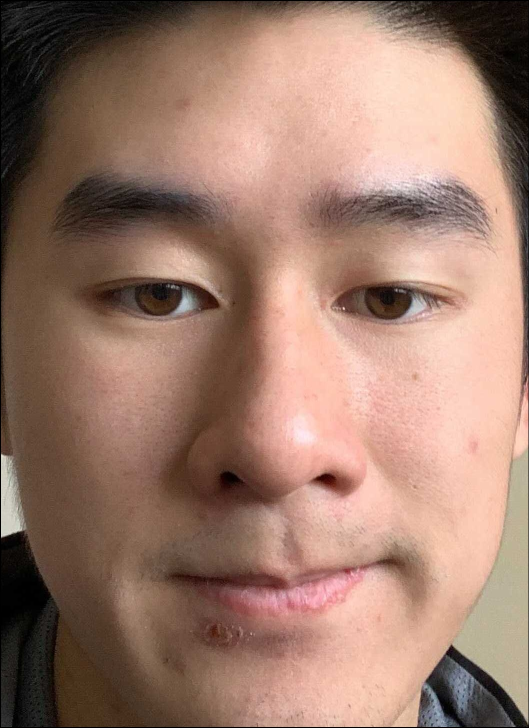
#> input picture siamese/stream/Val/Alvin.jpg, 1058 x 1455 px, given as the content of the folder C:/Users/jordan/CFP_Data/train, which was not available (shown at 1/2 size)
$ python DataPrep.py
#> lines starting #> are read from the running program, lines starting #| are printed output that depends on the picture; pictures that were not available may be replaced by others from this repository, and a replacement may not be noted
import sys
import numpy as np
from matplotlib.pyplot import imread
import pickle
import os
import matplotlib.pyplot as plt
import cv2

data_path = os.path.join(r'C:\Users\jordan\CFP_Data')
train_folder = os.path.join(data_path,'train')
valpath = os.path.join(data_path,'val')

save_path = r'C:\Users\jordan\CFP_Data'

lang_dict = {}

from PIL import Image
def resize(path):
#> called with path = 'C:\\Users\\jordan\\CFP_Data/train'
    n = 0
    for CFSet in os.listdir(path):
        print("loading CFSet: " + CFSet)
        CFSet_path = os.path.join(path,CFSet)
        for z, person in enumerate(os.listdir(CFSet_path)):
            person_path = os.path.join(CFSet_path, person)
            if not os.path.isdir('RTrain/{}'.format(z)):
                    pa = r'C:/Users/jordan/CFP_Data'
                    rt = os.path.join(pa, 'RTrain/{}'.format(z))
                    os.mkdir(rt)
                    # I made the RTrain folder myself and it worked
            for i, filename in enumerate(os.listdir(person_path)):

                image_path = os.path.join(person_path, filename)
                image = cv2.imread(image_path)
#> image is the input picture: shape (1455, 1058, 3); mean B, G, R 107.4, 122.7, 156.4
                image = np.array(image)
                image = cv2.resize(image, (224,224), interpolation=cv2.INTER_LINEAR)
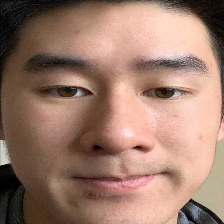
#> image: shape (224, 224, 3); mean B, G, R 107.6, 122.9, 156.7
                imager = np.float32(image)

                cv2.imwrite('C:/Users/jordan/CFP_Data/RTrain/{}/{}.jpg'.format(z, i), imager)

                print('Folder', z, 'made & filled')
            # For anyone reading this, This function took me a lot of hours to get right :)
    return imager

def resizeV(path):
    n = 0
    for CFSet in os.listdir(path):
        print("loading CFSet: " + CFSet)
        CFSet_path = os.path.join(path,CFSet)
        for z, person in enumerate(os.listdir(CFSet_path)):
            person_path = os.path.join(CFSet_path, person)
            if not os.path.isdir('RVal/{}'.format(z)):
                    pa = r'C:/Users/jordan/CFP_Data'
                    rt = os.path.join(pa, 'RVal/{}'.format(z))
                    os.mkdir(rt)
                    # I made the RVal folder myself and it worked
            for i, filename in enumerate(os.listdir(person_path)):

                image_path = os.path.join(person_path, filename)
                image = cv2.imread(image_path)
                image = np.array(image)
                image = cv2.resize(image, (224,224), interpolation=cv2.INTER_LINEAR)
                imager = np.float32(image)

                cv2.imwrite('C:/Users/jordan/CFP_Data/RVal/{}/{}.jpg'.format(z, i), imager)

                print('Folder', z, 'made & filled')
            # For anyone reading this, This function took me a lot of hours to get right :)
    return imager

resize(train_folder)
resizeV(valpath)

def grey(path):
#> called with path = 'C:\\Users\\jordan\\CFP_Data/train'
    n = 0
    for CFSet in os.listdir(path):
        print("loading CFSet: " + CFSet)
        CFSet_path = os.path.join(path,CFSet)
        for z, person in enumerate(os.listdir(CFSet_path)):
            person_path = os.path.join(CFSet_path, person)
            if not os.path.isdir('GTrain/{}'.format(z)):
                    pa = r'C:/Users/jordan/CFP_grey'
                    rt = os.path.join(pa, 'GTrain/{}'.format(z))
                    os.mkdir(rt)
            else:
                pass
            for i, filename in enumerate(os.listdir(person_path)):

                image_path = os.path.join(person_path, filename)
                image = cv2.imread(image_path)
                image = np.array(image)
                image = cv2.resize(image, (224,224), interpolation=cv2.INTER_LINEAR)
                image = cv2.cvtColor(image, cv2.COLOR_BGR2GRAY)
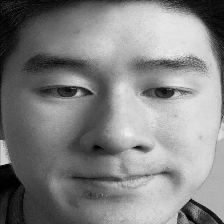
#> image: shape (224, 224); min 0, max 240, mean 131.3
                image = np.float32(image)

                cv2.imwrite('C:/Users/jordan/CFP_grey/GTrain/{}/{}.jpg'.format(z, i), image)

                print('Folder', z, 'made & filled')
    return image

def greyV(path):
    n = 0
    for CFSet in os.listdir(path):
        print("loading CFSet: " + CFSet)
        CFSet_path = os.path.join(path,CFSet)
        for z, person in enumerate(os.listdir(CFSet_path)):
            person_path = os.path.join(CFSet_path, person)
            if not os.path.isdir('GVal/{}'.format(z)):
                    pa = r'C:/Users/jordan/CFP_grey'
                    rt = os.path.join(pa, 'GVal/{}'.format(z))
                    os.mkdir(rt)
            else:
                pass
            for i, filename in enumerate(os.listdir(person_path)):

                image_path = os.path.join(person_path, filename)
                image = cv2.imread(image_path)
                image = np.array(image)
                image = cv2.resize(image, (224,224), interpolation=cv2.INTER_LINEAR)
                image = cv2.cvtColor(image, cv2.COLOR_BGR2GRAY)
                imager = np.float32(image)

                cv2.imwrite('C:/Users/jordan/CFP_grey/GVal/{}/{}.jpg'.format(z, i), imager)

                print('Folder', z, 'made & filled')
    return imager

grey(train_folder)
greyV(valpath)

image_path = r'C:\Users\jordan\CFP_grey\GVal\CFSet\43\8.jpg'
image = cv2.imread(image_path)
print(image.dtype)
#| uint8
print(image.shape)
#| (1455, 1058, 3)

# So I want to go from (224,224,3) to (224,224,1)
image = cv2.imread(image_path)
image = image[:,:,1]
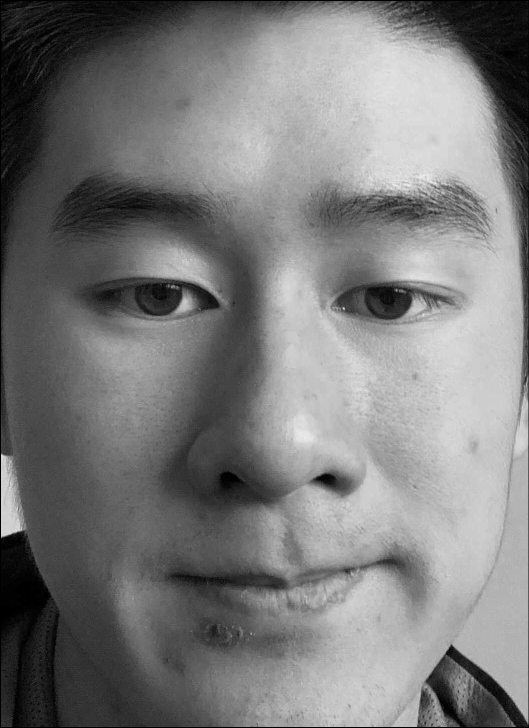
#> image: shape (1455, 1058) (shown at 1/2 size); min 0, max 246, mean 122.7
print(image.shape)
#| (1455, 1058)
print(image)
#> (printed output is left out)
import matplotlib.pyplot as plt

plt.imshow(image)
plt.show()
# It works, will try to do this for all


data_path = os.path.join(r'C:\Users\jordan\CFP_grey')
train_folder = os.path.join(data_path,'GTrain')
valpath = os.path.join(data_path,'GVal')

save_path = r'C:\Users\jordan\CFP_grey'

# Make script like above that turns img into 2x2
def scalT(path):
#> called with path = 'C:\\Users\\jordan\\CFP_grey/GTrain'
    n = 0
    for CFSet in os.listdir(path):
        print("loading CFSet: " + CFSet)
        CFSet_path = os.path.join(path,CFSet)
        for z, person in enumerate(os.listdir(CFSet_path)):
            person_path = os.path.join(CFSet_path, person)
            if not os.path.isdir('VTrain/{}'.format(z)):
                    pa = r'C:/Users/jordan/CFP_grey'
                    rt = os.path.join(pa, 'VTrain/{}'.format(z))
                    os.mkdir(rt)
            else:
                pass
            for i, filename in enumerate(os.listdir(person_path)):

                image_path = os.path.join(person_path, filename)
                image1 = cv2.imread(image_path)
                image2 = image1[:,:,1]
                cv2.imwrite('C:/Users/jordan/CFP_grey/VTrain/{}/{}.jpg'.format(z, i), image2)
                hath = r'C:/Users/jordan/CFP_grey/VTrain/0/0.jpg'
                image3 = cv2.imread(hath)
#> image3: shape (1455, 1058, 3); min 0, max 246, mean 122.7
                print(image3.shape)
#| (1455, 1058, 3)
    return image2

scalT(train_folder)

image_path = r'C:\Users\jordan\CFP_grey\VTrain\0\0.jpg'
image = cv2.imread(image_path)
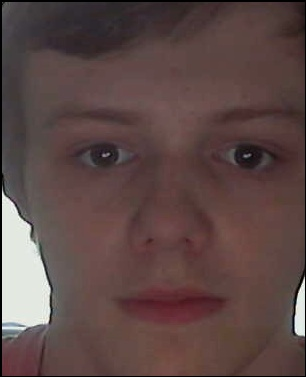
#> input picture siamese/stream/Val/Jordan.jpg, 306 x 377 px, given in place of 0.jpg, which was not available
#> image is the input picture: shape (377, 306, 3); mean B, G, R 69.9, 71.9, 92.7
print(image.dtype)
#| uint8
print(image.shape)
#| (377, 306, 3)
print(image)
#> (printed output is left out)

plt.imshow(image)
plt.show()
# Well that was a fail, guess we just gotta deal with rgb then
